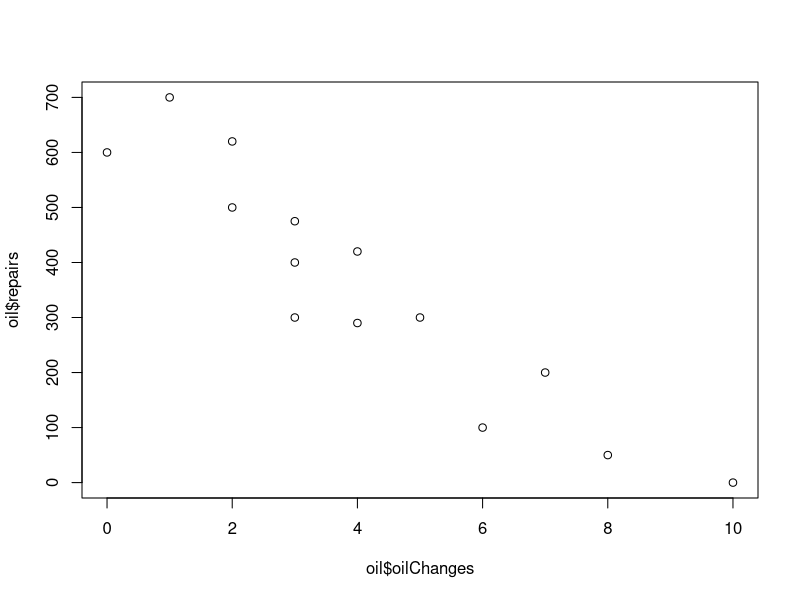
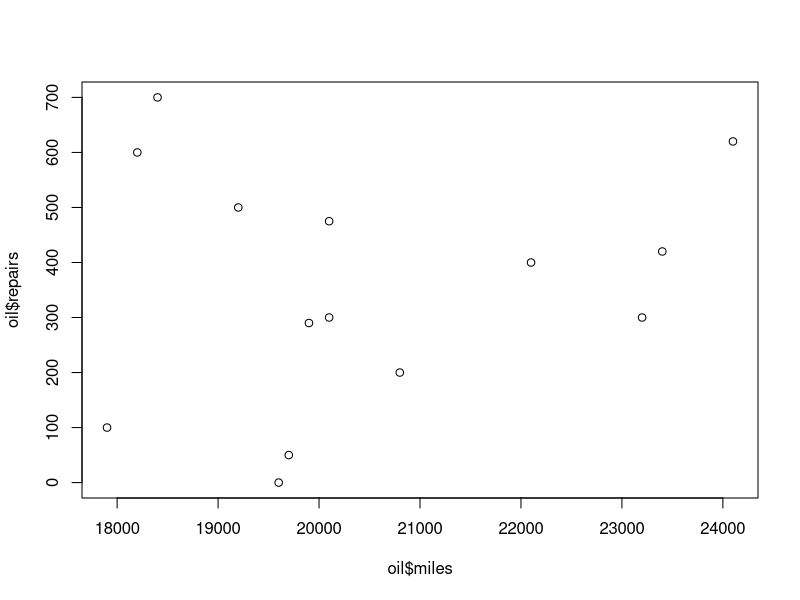
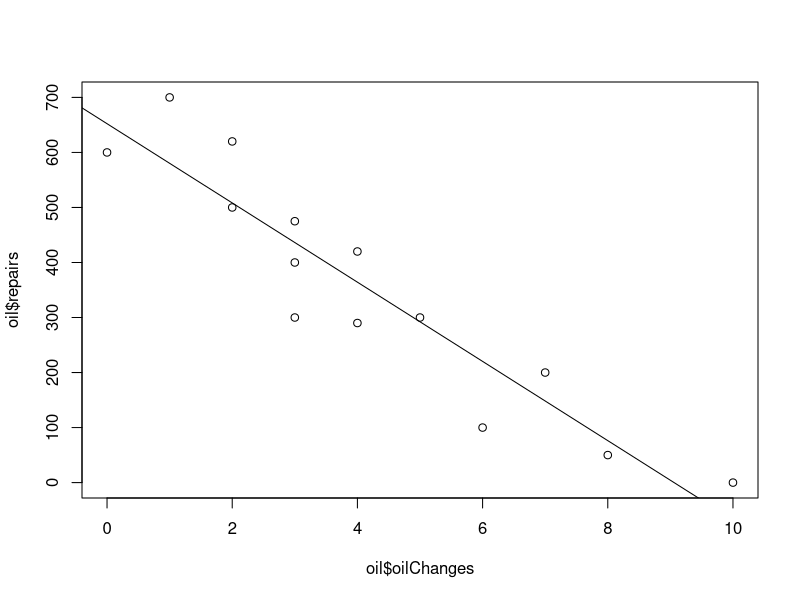
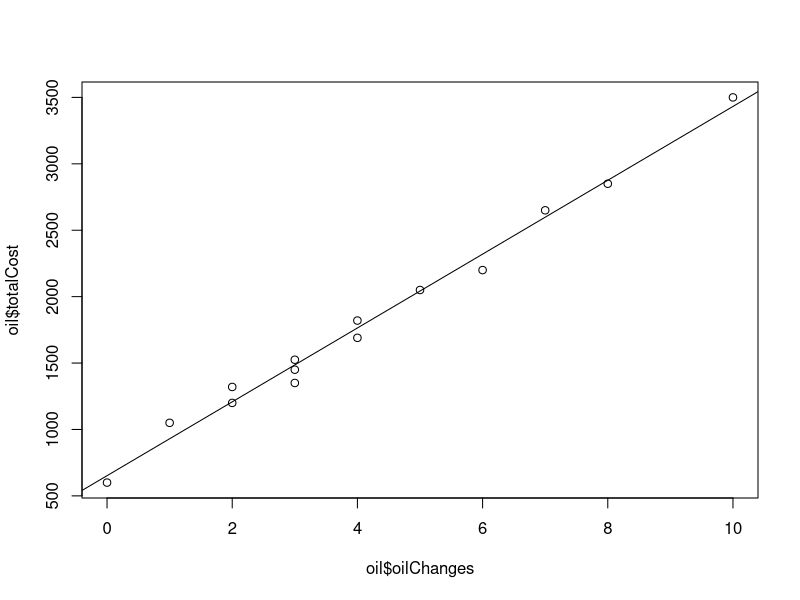

The R source for these figures, in order: (Note: this script raises an error after producing the figures.)
#CAR MAINTENANCE

#Define vectors.
oilChanges <- c(3, 5, 2, 3, 1, 4, 6, 4, 3, 2, 0, 
                10, 7, 8) #Oil changes over 3 years.
                          #An independent variable.
repairs <- c(300, 300, 500, 400, 700, 420, 100, 
             290, 475, 620, 600, 0, 200, 50)  #Total cost of repairs. 
                                              #The dependent variable.
miles <- c(20100, 23200, 19200, 22100, 18400, 
           23400, 17900, 19900, 20100, 24100, 
           18200, 19600, 20800, 19700) #Miles driven by each car.
                                        #An independent variable.

#Combine vectors into a dataframe.
oil <- data.frame(oilChanges, repairs, miles)

#Examine the new dataframe.
View(oil)


#Before building a model, do some exploratory analysis.  Look for general 
#trends between each of the dependent variables and the independent variable.

#Plot oil changes -vs- repairs.
plot(oil$oilChanges, oil$repairs)

#Plot miles -vs- repairs.
plot(oil$miles, oil$repairs)

#Create model based on pattern relationship identified when comparing
#oil changes -vs- repairs.
model1 <- lm(formula = repairs ~ oilChanges, data = oil)

#Examine the model.
summary(model1)

#Plot oil changes -vs- repairs with a trend line.
plot(oil$oilChanges, oil$repairs)
abline(model1)

#Create model using oil changes and miles to
#predict repairs (multiple linear regression). Is it a better predictor?
m <- lm(formula = repairs ~ oilChanges + miles, data = oil)

#Examine the model.
summary(m)


#Add another column to the data set that shows the cost of oil changes.
oil$oilChangeCost <- oil$oilChanges * 350

#Add another column to the data set that shows the total cost per car.
#(Each row in the data set represents an individual vehicle.)
oil$totalCost <- oil$oilChangeCost + oil$repairs

#Create model based to predict total costs based on oil changes.
m <- lm(formula = totalCost ~ oilChanges, data = oil)

#Plot oil changes -vs- repairs with a trend line.
plot(oil$oilChanges, oil$totalCost)
abline(m)

#Calculate the total repair costs for zero (0) oil changes.
test = data.frame(oilChanges = 0)
predict(m, test, type= "response")

#Calculate the total repair costs for zero (0) oil changes.
test = data.frame(oilChanges = 5)
predict(m, test, type= "response")

#Calculate the total repair costs for zero (0) oil changes.
test = data.frame(oilChanges = 10)
predict(m, test, type= "response")

#Plot the relationship using ggplot2
ggplot(oil, aes(x = oilChanges, y = totalCost)) +
  geom_point() +
  stat_smooth(method = "lm", col = "red")
